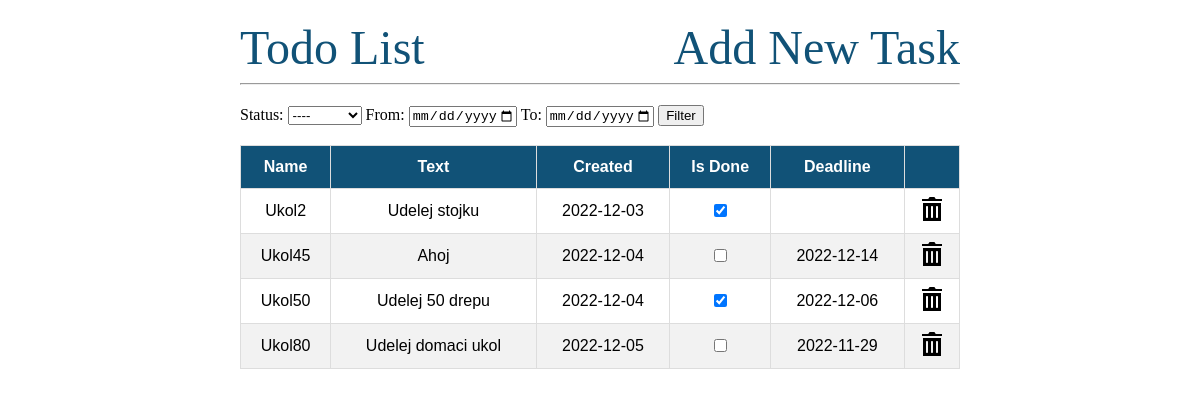
Screenshot of /todos with the database file from the repository.
### todo.py (models this page shows)
class Todo(db.Model):
    id = db.Column(db.String(100), primary_key=True)
    text = db.Column(db.String(100), nullable=False)
    status = db.Column(db.Boolean(), default=False)
    created = db.Column(db.DateTime(), default=date.today())
    deadline = db.Column(db.DateTime(), nullable=True)
    def to_dict(self):
        return {
            'id': self.id,
            'text': self.text,
            'status': self.status,
            'created': self.created,
            'deadline': self.deadline,
        }

### todo.py (the view)
@app.route("/todos")
def list_todos():
    where = []
    order_by = []
    if status := request.args.get('status'):
        try:
            status = int(status)
        except ValueError:
            return 'Invalid status', 400
        else:
            where.append(Todo.status == status)
    if date_from := request.args.get('date_from'):
        date_from = datetime.strptime(date_from,"%Y-%m-%d")
        where.append(Todo.created >= date_from)
    if date_to := request.args.get('date_to'):
        date_to = datetime.strptime(date_to,"%Y-%m-%d")
        where.append(Todo.created <= date_to)
    order_by_param = request.args.get('order_by', 'urgency+')
    if order_by_param[:-1] == 'urgency':
        if order_by_param[-1] == "-":
            order_by.append(Todo.deadline.asc())
        else:
            order_by.append(Todo.deadline.desc())
    query = db.session.query(Todo).where(*where).order_by(*order_by).all()
    if count := request.args.get('count'):
        try:
            count = int(count)
        except ValueError:
            pass
        else:
            query = query.limit(count)
    todos = [todo.to_dict() for todo in query]
    return render_template('index.html', tasks=todos)

### templates/index.html (shortened to what this page needs)
{% extends 'base.html' %} {% block content %}
<form id="todo-list" method="get" action="?status=&date_from=&date_to=">
  <label for="status">Status:</label>
  <select id="status" name="status" type="hidden">
    <option value=>----</option>
  </select>
  <label for="date_from">From:</label>
  <input type="date" name="date_from" min="2022-11-01" max="2024-12-31" />
  <label for="date_to">To:</label>
  <input type="date" name="date_to" min="2022-11-01" max="2024-12-31" />
  <button type="submit">Filter</button>
</form>
<br />
<table id="todos">
  <thead>
    <tr>
      <th>Name</th>
      <th>Text</th>
      <th>Created</th>
      <th>Is Done</th>
      <th>Deadline</th>
      <th></th>
    </tr>
  </thead>
  <tbody>
    {% for task in tasks|sort(attribute=sort_name|default('created'),
    reverse=sort_order|default(False)) %}
    <tr>
      <td>{{ task.id }}</td>
      <td>{{ task.text }}</td>
      <td>{{ task.created.strftime('%Y-%m-%d') }}</td>
      <td>
        <form
          id="{{task.id}}"
          method="post"
          action="{{ url_for('set_status', todo_id=task.id) }}"
        >
          {% if task.status %}
          <input
            type="checkbox"
            name="set-done"
            checked
            onchange="document.getElementById('{{task.id}}').submit()"
          />
          {% else %}
          <input
            type="checkbox"
            name="set-done"
            onchange="document.getElementById('{{task.id}}').submit()"
          />
          {% endif %}
        </form>
      </td>
      <td>
        {% if task.deadline %} {{ task.deadline.strftime('%Y-%m-%d')}} {% else
        %} {{''}} {% endif %}
      </td>
      <td>
        <form
          id="delete{{task.id}}"
          method="post"
          action="{{ url_for('delete_todo', todo_id=task.id) }}"
        >
          <svg xmlns="http://www.w3.org/2000/svg"
          onclick="document.getElementById('delete{{task.id}}').submit()"
          width="24"
          height="24"
          viewBox="0 0 24 24"
          cursor=pointer>
          <path d="M3 6v18h18v-18h-18zm5 14c0 .552-.448 1-1 1s-1-.448-1-1v-10c0-.552.448-1 1-1s1 .448 1 1v10zm5 0c0 .552-.448 1-1 1s-1-.448-1-1v-10c0-.552.448-1 1-1s1 .448 1 1v10zm5 0c0 .552-.448 1-1 1s-1-.448-1-1v-10c0-.552.448-1 1-1s1 .448 1 1v10zm4-18v2h-20v-2h5.711c.9 0 1.631-1.099 1.631-2h5.315c0 .901.73 2 1.631 2h5.712z"/></svg>
        </form>
      </td>
    </tr>
    {% endfor %}
  </tbody>
</table>
{% endblock %}

### templates/base.html (shortened to what this page needs)
<!DOCTYPE html>
<html lang="en">
  <head>
  </head>
  <body style="width: 60%; margin: auto; padding-top: 20px">
    <nav>
      <a href="{{ url_for('list_todos') }}">Todo List</a>
      <a href="{{ url_for('post_todo') }}">Add New Task</a>
    </nav>
    <hr />
    <div class="content">
       {% block content %} {% endblock %}
    </div>
  </body>
</html>

### templates/base.html (style rules this page uses)
nav { display: flex; justify-content: space-between; }
nav a { color: #115277; font-size: 3em; text-decoration: none; }

### templates/index.html (style rules this page uses)
#todo-list { margin-top: 20px; }
#todos { font-family: Arial, Helvetica, sans-serif; border-collapse: collapse; width: 100%; }
#todos td, #todos th { border: 1px solid #ddd; padding: 8px; text-align: center; }
#todos tr:nth-child(even) { background-color: #f2f2f2; }
#todos th { padding-top: 12px; padding-bottom: 12px; background-color: #115277; color: white; }

### rows the page displays
Todo: id "Ukol2", text "Udelej stojku", created "2022-12-03"
Todo: id "Ukol45", text "Ahoj", created "2022-12-04", deadline "2022-12-14"
Todo: id "Ukol50", text "Udelej 50 drepu", created "2022-12-04", deadline "2022-12-06"
Todo: id "Ukol80", text "Udelej domaci ukol", created "2022-12-05", deadline "2022-11-29"
